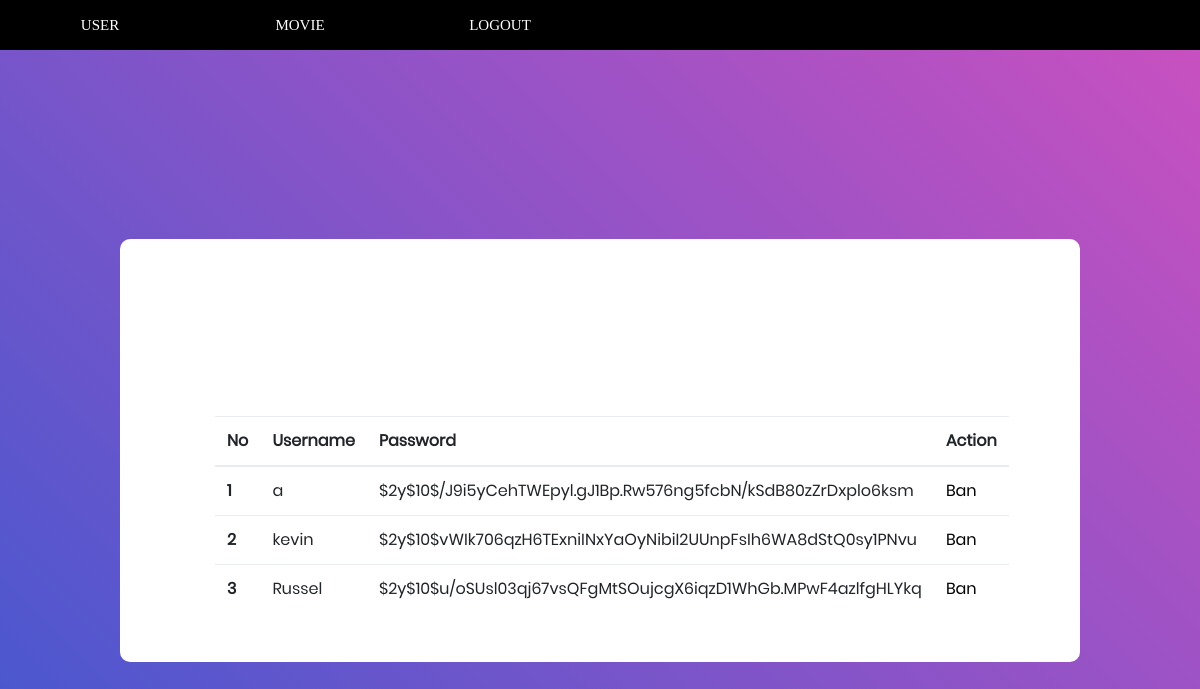
The page /adminuser.php (signed in) on the database as committed earlier.
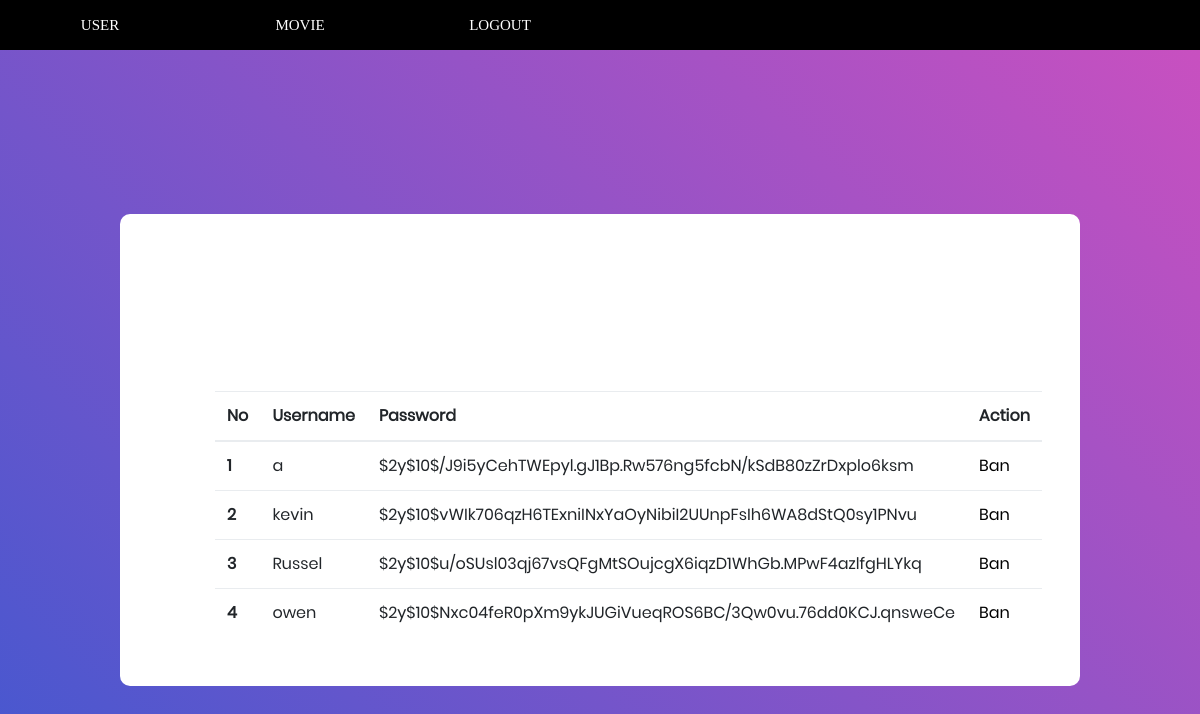
The same page on the database as committed later.
### tables this page shows
CREATE TABLE `user` (
  `username` varchar(255) NOT NULL,
  `fullname` varchar(255) NOT NULL,
  `password` varchar(255) NOT NULL,
  `email` varchar(552) NOT NULL,
  `role` int(1) NOT NULL COMMENT '1 = admin\r\n2 = user premium\r\n3 = user biasa',
  `status` int(10) NOT NULL
);

### adminuser.php (the view, shortened to what this page needs)
<?php
$db = new Connection;
$conn = $db->getConnection();
$user = $conn->query("select * from user")->fetch_all(MYSQLI_ASSOC);
?>
<!DOCTYPE html>
<html lang="en">
<head>
    <link rel="stylesheet" type="text/css" href="vendor/bootstrap/css/bootstrap.min.css">
    <link rel="stylesheet" type="text/css" href="fonts/font-awesome-4.7.0/css/font-awesome.min.css">
    <link rel="stylesheet" type="text/css" href="vendor/animate/animate.css">
    <link rel="stylesheet" type="text/css" href="vendor/css-hamburgers/hamburgers.min.css">
    <link rel="stylesheet" type="text/css" href="vendor/select2/select2.min.css">
    <link rel="stylesheet" type="text/css" href="css/util.css">
    <link rel="stylesheet" type="text/css" href="css/main.css">
</head>
<body>
    <div class="limiter">
        <form method="post">
            <div class="menuBar" style="display: flex;background-color: black;">
                <button class="login100-form-btn" name="user" style="width: 200px; background-color:black ;">
                    User
                </button>
                <button class="login100-form-btn" name="movie" style="width: 200px; background-color:black">
                    Movie
                </button>
                <button class="login100-form-btn" name="logout" style="width: 200px; background-color:black"">
                    Logout
            </button>
            </form>
        </div>
        <div class=" container-login100">
                    <div class="wrap-login100">
                        <form class="login100-form validate-form" method="POST">
                            <table class="table">
                                <thead>
                                    <tr>
                                        <th scope="col">No</th>
                                        <th scope="col">Username</th>
                                        <th scope="col">Password</th>
                                        <th scope="col">Action</th>
                                    </tr>
                                </thead>
                                <tbody>
                                    <?php
                                    $ctr = 1;
                                    $user = $conn->query("select * from user")->fetch_all(MYSQLI_ASSOC);
                                    foreach ($user as $value) {
                                        if ($value['role'] == 2 || $value['role'] == 3) {
                                    ?>
                                            <tr>
                                                <th scope="row"><?= $ctr ?></th>
                                                <td><?= $value['username'] ?></td>
                                                <td><?= $value['password'] ?></td>
                                                <td><button name='ban<?= $ctr ?>'>Ban</button></td>
                                            </tr>
                                    <?php
                                            $ctr++;
                                        }
                                    }
                                    ?>
                                </tbody>
                            </table>
                        </form>
                    </div>
            </div>
</body>
</html>

### css/main.css (style rules this page uses)
* { margin: 0px; padding: 0px; box-sizing: border-box; }
body, html { height: 100%; font-family: Poppins-Regular, sans-serif; }
button { outline: none !important; border: none; background: transparent; }
.limiter { width: 100%; margin: 0 auto; }
.container-login100 { width: 100%; min-height: 100vh; display: -webkit-box; display: -webkit-flex; display: -moz-box; display: -ms-flexbox; display: flex; flex-wrap: wrap; justify-content: center; align-items: center; padding: 15px; background: #9053c7; background: -webkit-linear-gradient(-135deg, #c850c0, #4158d0); background: -o-linear-gradient(-135deg, #c850c0, #4158d0); background: -moz-linear-gradient(-135deg, #c850c0, #4158d0); background: linear-gradient(-135deg, #c850c0, #4158d0); }
.wrap-login100 { width: 960px; background: #fff; border-radius: 10px; overflow: hidden; display: -webkit-box; display: -webkit-flex; display: -moz-box; display: -ms-flexbox; display: flex; flex-wrap: wrap; justify-content: space-between; padding: 177px 130px 33px 95px; }
.login100-form { width: 290px; }
.login100-form-btn { font-family: Montserrat-Bold; font-size: 15px; line-height: 1.5; color: #fff; text-transform: uppercase; width: 100%; height: 50px; border-radius: 25px; background: #57b846; display: -webkit-box; display: -webkit-flex; display: -moz-box; display: -ms-flexbox; display: flex; justify-content: center; align-items: center; padding: 0 25px; -webkit-transition: all 0.4s; -o-transition: all 0.4s; -moz-transition: all 0.4s; transition: all 0.4s; }

Rows that differ between the two databases and show on the page:
added user: username "owen", password "$2y$10$Nxc04feR0pXm9ykJUGiVueqROS6BC/3Qw0vu.76dd0KCJ.qnsweCe"
